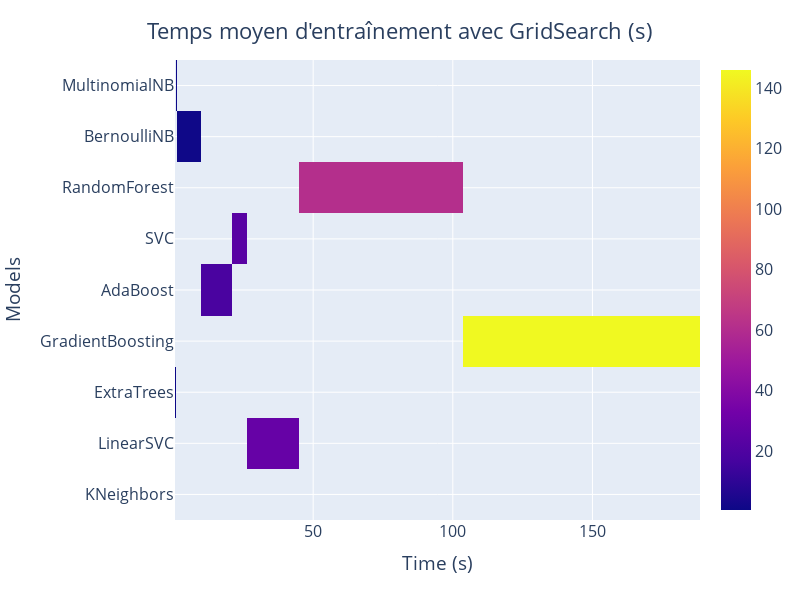

Notebook cell for this chart:
### Code cell
fig = px.imshow(df_pivot, labels=dict(x="Time (s)", y="Models"))
fig.update_layout(width=800, height=600, font=dict(size=16))
fig.update_layout(
    title={
        'text': "Temps moyen d'entraînement avec GridSearch (s)",  
        'y':0.96,  
        'x':0.5,  
        'xanchor': 'center',  
        'yanchor': 'top'  
    }
)
fig.show()

### Figure 1 — Plotly figure (JSON) as saved in the notebook; plotly's stock layout.template omitted (floating-point values rounded to 4 significant figures)
{"data": [{"coloraxis": "coloraxis", "hovertemplate": "Time (s): %{x}<br>Models: %{y}<br>color: %{z}<extra></extra>", "name": "0", "type": "heatmap", "x": [0.63, 0.84, 0.98, 1.22, 18.38, 23.78, 28.51, 61.04, 146.0], "xaxis": "x", "y": ["MultinomialNB", "BernoulliNB", "RandomForest", "SVC", "AdaBoost", "GradientBoosting", "ExtraTrees", "LinearSVC", "KNeighbors"], "yaxis": "y", "z": [[null, null, 0.98, null, null, null, null, null, null], [null, null, null, 1.22, null, null, null, null, null], [null, null, null, null, null, null, null, 61.04, null], [null, null, null, null, null, 23.78, null, null, null], [null, null, null, null, 18.38, null, null, null, null], [null, null, null, null, null, null, null, null, 146.0], [0.63, null, null, null, null, null, null, null, null], [null, null, null, null, null, null, 28.51, null, null], [null, 0.84, null, null, null, null, null, null, null]]}], "layout": {"coloraxis": {"colorscale": [[0, "#0d0887"], [0.1111, "#46039f"], [0.2222, "#7201a8"], [0.3333, "#9c179e"], [0.4444, "#bd3786"], [0.5556, "#d8576b"], [0.6667, "#ed7953"], [0.7778, "#fb9f3a"], [0.8889, "#fdca26"], [1, "#f0f921"]]}, "font": {"size": 16}, "height": 600, "margin": {"t": 60}, "title": {"text": "Temps moyen d'entraînement avec GridSearch (s)", "x": 0.5, "xanchor": "center", "y": 0.96, "yanchor": "top"}, "width": 800, "xaxis": {"anchor": "y", "constrain": "domain", "domain": [0, 1], "scaleanchor": "y", "title": {"text": "Time (s)"}}, "yaxis": {"anchor": "x", "autorange": "reversed", "constrain": "domain", "domain": [0, 1], "title": {"text": "Models"}}}}
